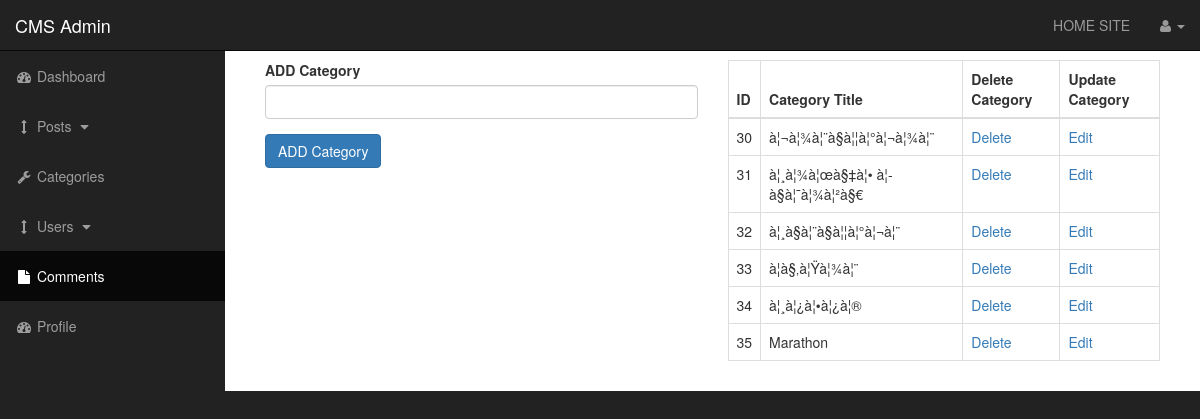
The app's page /admin/categories.php with its own data.
### tables this page shows
CREATE TABLE `categories` (
  `cat_id` int(33) NOT NULL,
  `cat_title` varchar(255) NOT NULL
);

### admin/functions.php (the view, shortened to what this page needs)
<?php
function show_data(){
                                        global $conn;
                                       $query= "SELECT * FROM categories";
                                       $select_categories=mysqli_query($conn,$query);
                                        while($row=mysqli_fetch_assoc($select_categories)){
                                        $cat_id=$row['cat_id'];
                                        $cat_title=$row['cat_title'];
                                        echo "<tr>";
                                        echo"<td> {$cat_id} </td>";
                                        echo"<td>{$cat_title}</td>";
                                        echo"<td><a href='categories.php?delete={$cat_id}'> Delete </a> </td>";
                                        echo"<td><a href='categories.php?edit={$cat_id}'> Edit </a> </td>";
                                        echo "</tr>";
                                         }
}
?>

### admin/css/sb-admin.css (style rules this page uses)
body { margin-top: 100px; background-color: #222; }
@media (min-width:768px) { body { margin-top: 50px; } }

### records on screen
categories: cat_id "30", cat_title "à¦¬à¦¾à¦¨à§à¦¦à¦°à¦¬à¦¾à¦¨"
categories: cat_id "31", cat_title "à¦¸à¦¾à¦œà§‡à¦• à¦­à§à¦¯à¦¾à¦²à§€"
categories: cat_id "32", cat_title "à¦¸à§à¦¨à§à¦¦à¦°à¦¬à¦¨"
categories: cat_id "33", cat_title "à¦­à§‚à¦Ÿà¦¾à¦¨"
categories: cat_id "34", cat_title "à¦¸à¦¿à¦•à¦¿à¦®"
categories: cat_id "35", cat_title "Marathon"
